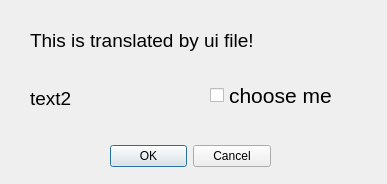
<?xml version="1.0" encoding="UTF-8"?>
<ui version="4.0">
 <class>CDialogBase</class>
 <widget class="QDialog" name="CDialogBase">
  <property name="geometry">
   <rect>
    <x>0</x>
    <y>0</y>
    <width>387</width>
    <height>184</height>
   </rect>
  </property>
  <property name="windowTitle">
   <string>Dialog</string>
  </property>
  <widget class="QDialogButtonBox" name="buttonBox">
   <property name="geometry">
    <rect>
     <x>110</x>
     <y>140</y>
     <width>161</width>
     <height>32</height>
    </rect>
   </property>
   <property name="orientation">
    <enum>Qt::Horizontal</enum>
   </property>
   <property name="standardButtons">
    <set>QDialogButtonBox::Cancel|QDialogButtonBox::Ok</set>
   </property>
  </widget>
  <widget class="QLabel" name="m_pLabel1">
   <property name="geometry">
    <rect>
     <x>30</x>
     <y>30</y>
     <width>321</width>
     <height>21</height>
    </rect>
   </property>
   <property name="font">
    <font>
     <pointsize>14</pointsize>
    </font>
   </property>
   <property name="text">
    <string>This is translated by ui file!</string>
   </property>
  </widget>
  <widget class="QLabel" name="m_pLabel2">
   <property name="geometry">
    <rect>
     <x>30</x>
     <y>90</y>
     <width>171</width>
     <height>16</height>
    </rect>
   </property>
   <property name="font">
    <font>
     <pointsize>14</pointsize>
    </font>
   </property>
   <property name="text">
    <string>text2</string>
   </property>
  </widget>
  <widget class="QCheckBox" name="checkBox">
   <property name="geometry">
    <rect>
     <x>210</x>
     <y>80</y>
     <width>141</width>
     <height>31</height>
    </rect>
   </property>
   <property name="font">
    <font>
     <family>Arial</family>
     <pointsize>16</pointsize>
    </font>
   </property>
   <property name="text">
    <string>choose me</string>
   </property>
  </widget>
 </widget>
 <resources/>
 <connections>
  <connection>
   <sender>buttonBox</sender>
   <signal>accepted()</signal>
   <receiver>CDialogBase</receiver>
   <slot>accept()</slot>
   <hints>
    <hint type="sourcelabel">
     <x>248</x>
     <y>254</y>
    </hint>
    <hint type="destinationlabel">
     <x>157</x>
     <y>274</y>
    </hint>
   </hints>
  </connection>
  <connection>
   <sender>buttonBox</sender>
   <signal>rejected()</signal>
   <receiver>CDialogBase</receiver>
   <slot>reject()</slot>
   <hints>
    <hint type="sourcelabel">
     <x>316</x>
     <y>260</y>
    </hint>
    <hint type="destinationlabel">
     <x>286</x>
     <y>274</y>
    </hint>
   </hints>
  </connection>
 </connections>
</ui>
